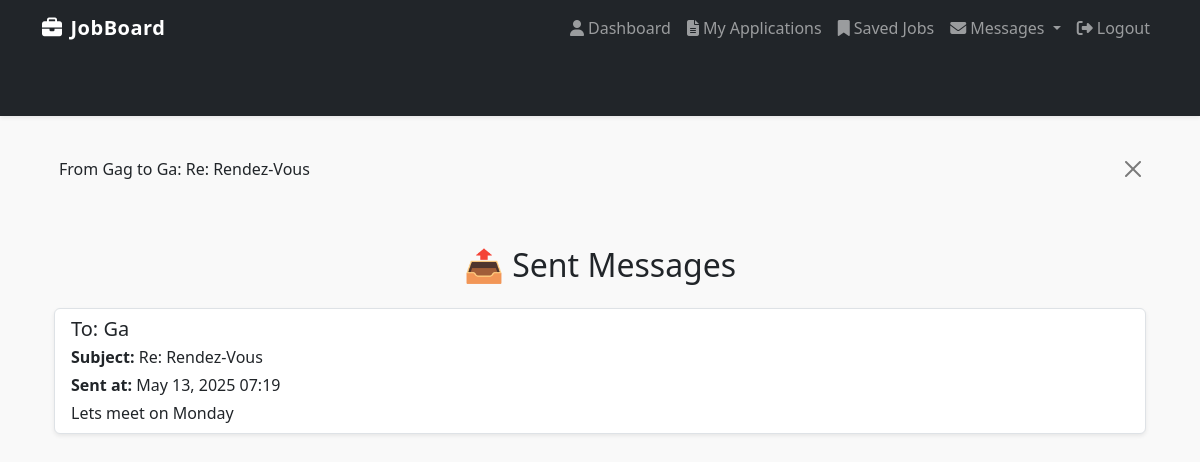
/sent/ (signed in), run on the app's committed database.
### core/models.py (models this page shows)
class Message(models.Model):
    thread_id = models.UUIDField(default=uuid4, editable=False, db_index=True)
    sender = models.ForeignKey(User, related_name='sent_messages', on_delete=models.CASCADE)
    recipient = models.ForeignKey(User, related_name='received_messages', on_delete=models.CASCADE)
    subject = models.CharField(max_length=255)
    body = models.TextField()
    sent_at = models.DateTimeField(auto_now_add=True)
    is_read = models.BooleanField(default=False)
    def __str__(self):
        return f"From {self.sender.username} to {self.recipient.username}: {self.subject}"

### core/views.py (the view)
# urls.py: path('sent/', views.sent_messages, name='sent_messages'),
@login_required
def sent_messages(request):
    messages_sent = Message.objects.filter(sender=request.user).order_by('-sent_at')
    return render(request, 'messages/sent.html', {'messages': messages_sent})

### core/templates/messages/sent.html
{% extends 'base.html' %}
{% block content %}
<div class="container mt-5">
  <h2 class="mb-4 text-center">📤 Sent Messages</h2>
  {% if messages %}
    <div class="list-group">
      {% for msg in messages %}
        <div class="list-group-item mb-3 shadow-sm">
          <h5 class="mb-1">To: {{ msg.recipient.username }}</h5>
          <p class="mb-1"><strong>Subject:</strong> {{ msg.subject }}</p>
          <p class="mb-1"><strong>Sent at:</strong> {{ msg.sent_at|date:"M d, Y H:i" }}</p>
          <p class="mb-0">{{ msg.body }}</p>
        </div>
      {% endfor %}
    </div>
  {% else %}
    <div class="alert alert-info text-center">No sent messages.</div>
  {% endif %}
</div>
{% endblock %}

### core/templates/base.html (shortened to what this page needs)
<!DOCTYPE html>
<html lang="en">
<head>
    <link href="https://cdn.jsdelivr.net/npm/bootstrap@5.3.2/dist/css/bootstrap.min.css" rel="stylesheet">
    <link href="https://cdnjs.cloudflare.com/ajax/libs/font-awesome/6.5.0/css/all.min.css" rel="stylesheet">
</head>
<body>
    <nav class="navbar navbar-expand-lg navbar-dark bg-dark shadow-sm">
        <div class="container">
            <a class="navbar-brand" href="/"><i class="fas fa-briefcase me-2"></i>JobBoard</a>
            <div class="collapse navbar-collapse" id="navbarNav">
                <ul class="navbar-nav ms-auto">
                    {% if user.is_authenticated %}
                    {% if user.profile.user_type == 'employer' %}
                    <li class="nav-item"><a class="nav-link" href="{% url 'employer_dashboard' %}"><i class="fas fa-building me-1"></i>Dashboard</a></li>
                    <li class="nav-item"><a class="nav-link" href="{% url 'post_job' %}"><i class="fas fa-plus me-1"></i>Post Job</a></li>
                {% else %}
                    <li class="nav-item"><a class="nav-link" href="{% url 'seeker_dashboard' %}"><i class="fas fa-user me-1"></i>Dashboard</a></li>
                    <li class="nav-item"><a class="nav-link" href="{% url 'application_list' %}"><i class="fas fa-file-alt me-1"></i>My Applications</a></li>
                    <li class="nav-item"><a class="nav-link" href="{% url 'saved_jobs' %}"><i class="fas fa-bookmark me-1"></i>Saved Jobs</a></li>
                {% endif %}
                <li class="nav-item dropdown">
                  <a class="nav-link dropdown-toggle" href="#" id="messageDropdown" role="button" data-bs-toggle="dropdown" aria-expanded="false">
                    <i class="fas fa-envelope me-1"></i>Messages
                  </a>
                </li>
                        <li class="nav-item"><a class="nav-link" href="{% url 'logout' %}"><i class="fas fa-sign-out-alt me-1"></i>Logout</a></li>
                    {% else %}
                        <li class="nav-item"><a class="nav-link" href="{% url 'login' %}"><i class="fas fa-sign-in-alt me-1"></i>Login</a></li>
                        <li class="nav-item"><a class="nav-link" href="{% url 'register' %}"><i class="fas fa-user-plus me-1"></i>Register</a></li>
                    {% endif %}
                </ul>
            </div>
        </div>
    </nav>
    <div class="container mt-4">
        {% if messages %}
            {% for message in messages %}
                <div class="alert alert-{{ message.tags }} alert-dismissible fade show" role="alert">
                    {{ message }}
                    <button type="button" class="btn-close" data-bs-dismiss="alert" aria-label="Close"></button>
                </div>
            {% endfor %}
        {% endif %}
        {% block content %}
        {% endblock %}
    </div>
</body>
</html>

### core/templates/base.html (style rules this page uses)
body { background-color: #f9f9f9; }
.navbar-brand { font-weight: bold; letter-spacing: 0.5px; }
.container { padding-bottom: 60px; }
.alert { margin-top: 1rem; }

### data on the page
Message: sender+recipient+subject "From Gag to Ga: Re: Rendez-Vous", recipient.username "Ga", subject "Re: Rendez-Vous", sent_at "May 13, 2025 07:19", body "Lets meet on Monday"
